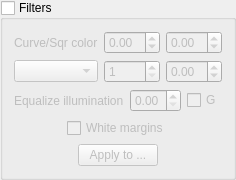
    <widget class="QGroupBox" name="filtersPanel">
     <property name="title">
      <string>Filters</string>
     </property>
     <property name="flat">
      <bool>false</bool>
     </property>
     <property name="checkable">
      <bool>true</bool>
     </property>
     <property name="visible">
      <bool>false</bool>
     </property>
     <property name="checked">
      <bool>false</bool>
     </property>
     <layout class="QVBoxLayout" name="fitersVerticalLayout">
      <item>
       <layout class="QGridLayout" name="filterColorOptions">
        <item row="0" column="0">
         <widget class="QLabel" name="curveSqrLabel">
          <property name="text">
           <string>Curve/Sqr color</string>
          </property>
         </widget>
        </item>
        <item row="0" column="1">
         <widget class="QDoubleSpinBox" name="curveCoef">
          <property name="toolTip">
           <string>Value is -1.0 .. 1.0.</string>
          </property>
          <property name="minimum">
           <double>-1.0</double>
          </property>
          <property name="maximum">
           <double>1.0</double>
          </property>
          <property name="singleStep">
           <double>0.05</double>
          </property>
         </widget>
        </item>
        <item row="0" column="2">
         <widget class="QDoubleSpinBox" name="sqrCoef">
          <property name="toolTip">
           <string>Value is -1.0 .. 1.0.</string>
          </property>
          <property name="minimum">
           <double>-1.0</double>
          </property>
          <property name="maximum">
           <double>1.0</double>
          </property>
          <property name="singleStep">
           <double>0.05</double>
          </property>
         </widget>
        </item>
        <item row="1" column="0">
         <widget class="QComboBox" name="colorFilterSelector">
          <property name="toolTip">
           <string>Select additional filter.</string>
          </property>
         </widget>
        </item>
        <item row="1" column="1">
         <widget class="QSpinBox" name="colorFilterSize">
          <property name="toolTip">
           <string>The size of a select filters.</string>
          </property>
          <property name="minimum">
           <number>1</number>
          </property>
          <property name="maximum">
           <number>99</number>
          </property>
         </widget>
        </item>
        <item row="1" column="2">
         <widget class="QDoubleSpinBox" name="colorFilterCoef">
          <property name="toolTip">
           <string>Value is -1.0 .. 1.0..</string>
          </property>
          <property name="minimum">
           <double>-1.0</double>
          </property>
          <property name="maximum">
           <double>1.0</double>
          </property>
          <property name="singleStep">
           <double>0.05</double>
          </property>
         </widget>
        </item>
       </layout>
      </item>
      <item>
       <layout class="QGridLayout" name="normalizeOptions">
        <item row="0" column="0">
         <widget class="QLabel" name="normalizeCoefLabel">
          <property name="text">
           <string>Equalize illumination</string>
          </property>
         </widget>
        </item>
        <item row="0" column="1">
         <widget class="QDoubleSpinBox" name="normalizeCoef">
          <property name="toolTip">
           <string>Value is 0.0 .. 1.0.</string>
          </property>
          <property name="minimum">
           <double>0.0</double>
          </property>
          <property name="maximum">
           <double>1.0</double>
          </property>
          <property name="singleStep">
           <double>0.05</double>
          </property>
         </widget>
        </item>
        <item row="0" column="2">
         <widget class="QCheckBox" name="grayScaleCB">
          <property name="text">
           <string>G</string>
          </property>
          <property name="toolTip">
           <string>GrayScale</string>
          </property>
         </widget>
        </item>
       </layout>
      </item>
      <item>
       <widget class="QWidget" name="colorMarginOptions" native="true">
        <layout class="QHBoxLayout" name="colorMarginHorizontalLayout">
         <property name="leftMargin">
          <number>0</number>
         </property>
         <property name="topMargin">
          <number>0</number>
         </property>
         <property name="rightMargin">
          <number>0</number>
         </property>
         <property name="bottomMargin">
          <number>0</number>
         </property>
         <item>
          <spacer name="colorMarginHorizontalSpacer">
           <property name="orientation">
            <enum>Qt::Horizontal</enum>
           </property>
           <property name="sizeHint" stdset="0">
            <size>
             <width>13</width>
             <height>17</height>
            </size>
           </property>
          </spacer>
         </item>
         <item>
          <widget class="QCheckBox" name="whiteMarginsCB">
           <property name="text">
            <string>White margins</string>
           </property>
          </widget>
         </item>
         <item>
          <spacer name="colorMarginhorizontalSpacerEnd">
           <property name="orientation">
            <enum>Qt::Horizontal</enum>
           </property>
           <property name="sizeHint" stdset="0">
            <size>
             <width>13</width>
             <height>17</height>
            </size>
           </property>
          </spacer>
         </item>
        </layout>
       </widget>
      </item>
      <item>
       <layout class="QHBoxLayout" name="filtersHorizontalLayout">
        <item>
         <spacer name="horizontalSpacer_91">
          <property name="orientation">
           <enum>Qt::Horizontal</enum>
          </property>
          <property name="sizeHint" stdset="0">
           <size>
            <width>0</width>
            <height>20</height>
           </size>
          </property>
         </spacer>
        </item>
        <item>
         <widget class="QPushButton" name="applyColorsFiltersButton">
          <property name="text">
           <string>Apply to ...</string>
          </property>
         </widget>
        </item>
        <item>
         <spacer name="filtersHorizontalSpacer">
          <property name="orientation">
           <enum>Qt::Horizontal</enum>
          </property>
          <property name="sizeHint" stdset="0">
           <size>
            <width>0</width>
            <height>20</height>
           </size>
          </property>
         </spacer>
        </item>
       </layout>
      </item>
     </layout>
    </widget>
